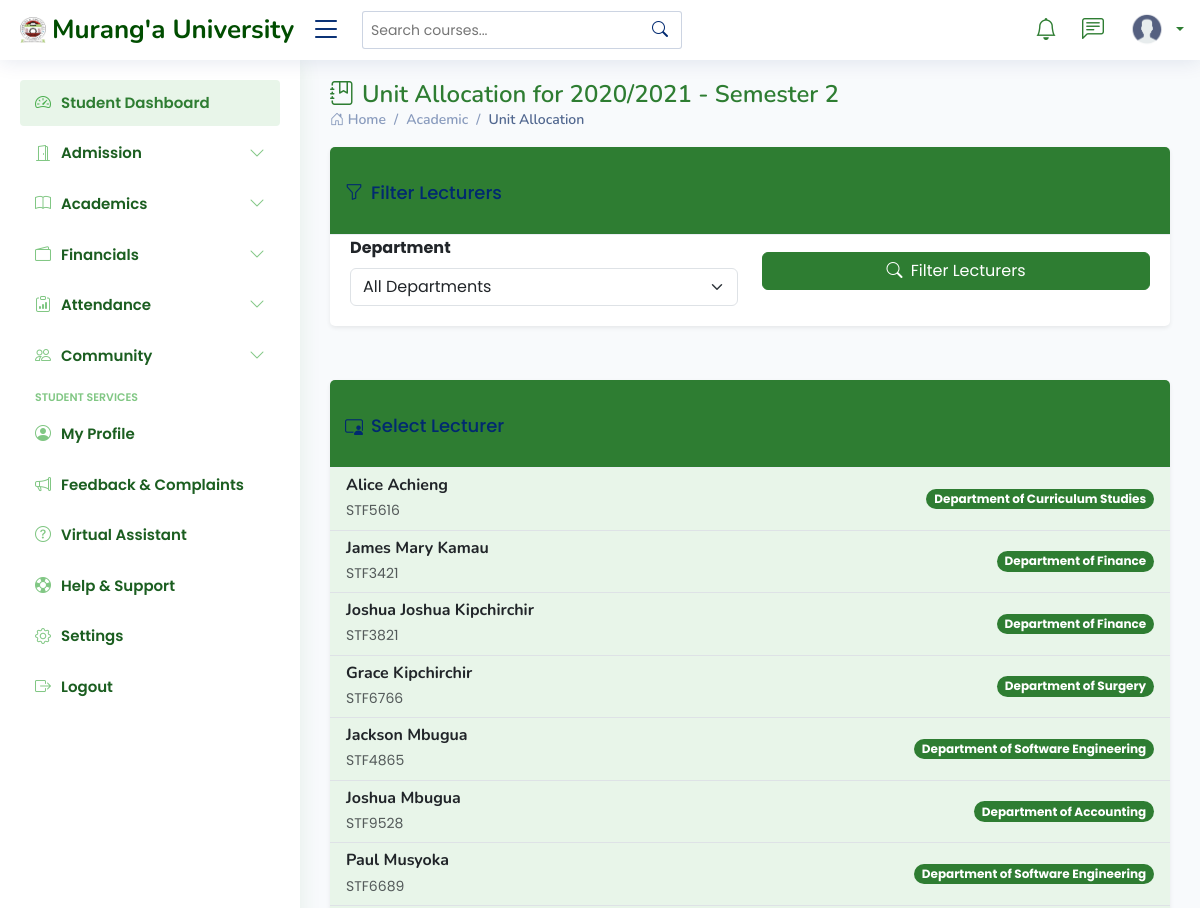
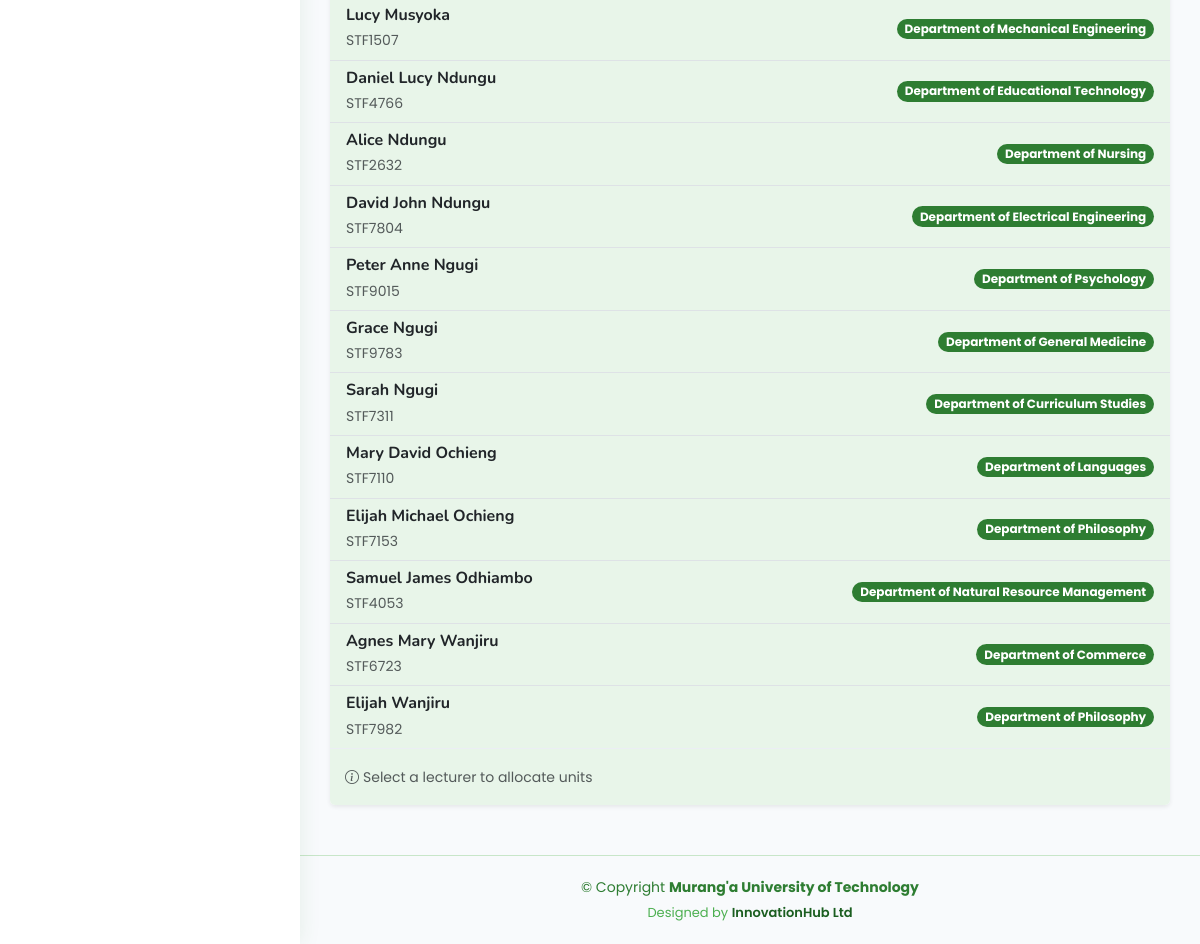
Screenshot of /unit-allocation/ with the database file from the repository (2 pictures, top to bottom).
### students_portal/models.py (models this page shows, shortened)
class Semester(models.Model):
    academic_year = models.ForeignKey(AcademicYear, on_delete=models.CASCADE, related_name='semesters')
    name = models.CharField(max_length=50)
    number = models.IntegerField()  # 1, 2, or 3 depending on programme
    start_date = models.DateField()
    end_date = models.DateField()
    is_current = models.BooleanField(default=False)
    is_special = models.BooleanField(default=False)
    current_week = models.PositiveSmallIntegerField(
        default=1,
    )
    class Meta:
        unique_together = ('academic_year', 'number')
    def __str__(self):
        return f"{self.academic_year.name} - Semester {self.number}"

class AcademicYear(models.Model):
    name = models.CharField(max_length=50)
    start_date = models.DateField()
    end_date = models.DateField()
    is_current = models.BooleanField(default=False)

class Lecturer(models.Model):
    staff_id = models.CharField(max_length=20, unique=True)
    first_name = models.CharField(max_length=100)
    last_name = models.CharField(max_length=100)
    middle_name = models.CharField(max_length=100, blank=True, null=True)
    national_id = models.CharField(max_length=20, blank=True, null=True)
    department = models.ForeignKey(Department, on_delete=models.CASCADE, related_name='lecturers')
    qualification = models.CharField(max_length=100, blank=True, null=True)
    specialization = models.CharField(max_length=200, blank=True, null=True)
    academic_rank = models.CharField(max_length=50, choices=[
        ('professor', 'Professor'),
        ('associate_professor', 'Associate Professor'),
        ('senior_lecturer', 'Senior Lecturer'),
        ('lecturer', 'Lecturer'),
        ('assistant_lecturer', 'Assistant Lecturer'),
        ('tutorial_fellow', 'Tutorial Fellow'),
        ('graduate_assistant', 'Graduate Assistant'),
    ], blank=True, null=True)
    employment_type = models.CharField(max_length=50, choices=[
        ('full_time', 'Full Time'),
        ('part_time', 'Part Time'),
        ('contract', 'Contract'),
        ('visiting', 'Visiting'),
        ('adjunct', 'Adjunct'),
    ], default='full_time')
    date_of_employment = models.DateField(blank=True, null=True)
    email = models.EmailField(blank=True, null=True)
    phone_number = models.CharField(max_length=15, blank=True, null=True)
    biography = models.TextField(blank=True, null=True)
    profile_picture = models.ImageField(upload_to='lecturer_profiles/', blank=True, null=True)
    is_active = models.BooleanField(default=True)
    status = models.CharField(max_length=20, choices=[
        ('active', 'Active'),
        ('on_leave', 'On Leave'),
        ('sabbatical', 'Sabbatical'),
        ('terminated', 'Terminated'),
        ('retired', 'Retired'),
    ], default='active')
    created_at = models.DateTimeField(auto_now_add=True)
    updated_at = models.DateTimeField(auto_now=True)
    def get_full_name(self):
        if self.middle_name:
            return f"{self.first_name} {self.middle_name} {self.last_name}"
        return f"{self.first_name} {self.last_name}"

class Department(models.Model):
    name = models.CharField(max_length=100)
    code = models.CharField(max_length=10, unique=True)
    faculty = models.ForeignKey(Faculty, on_delete=models.CASCADE, related_name='departments')
    description = models.TextField(blank=True, null=True)

### students_portal/views.py (the view, shortened to what this page needs)
# urls.py: path('unit-allocation/', views.unit_allocation_view, name='unit_allocation'),
def unit_allocation_view(request):
    try:
        current_academic_year = AcademicYear.objects.get(is_current=True)
        current_semester = Semester.objects.filter(
            academic_year=current_academic_year,
            is_current=True
        ).first()
        if not current_semester:
            messages.error(request, "No current semester set in the system")
            return redirect('admin_dashboard')
    except AcademicYear.DoesNotExist:
        messages.error(request, "No current academic year set in the system")
        return redirect('admin_dashboard')
    departments = Department.objects.all()
    selected_department_id = request.GET.get('department')
    if selected_department_id == 'None':
        selected_department_id = None
    lecturers_query = Lecturer.objects.filter(is_active=True)
    lecturers = lecturers_query.select_related('department').order_by('last_name')
    selected_lecturer_id = request.GET.get('lecturer')
    selected_lecturer = None
    programme_units = []
    existing_allocations = []
    context = {
        'current_academic_year': current_academic_year,
        'current_semester': current_semester,
        'departments': departments,
        'selected_department_id': int(selected_department_id) if selected_department_id else None,
        'lecturers': lecturers,
        'selected_lecturer': selected_lecturer,
        'programme_units': programme_units,
        'existing_allocations': existing_allocations,
    }
    return render(request, 'units/unit_allocation.html', context)

### templates/units/unit_allocation.html (shortened to what this page needs)
{% extends 'base/base.html'%}
{% load static %}
{% block content %}
<div class="pagetitle">
    <h1><i class="bi bi-journal-bookmark me-2"></i>Unit Allocation for {{ current_semester }}</h1>
    <nav>
        <ol class="breadcrumb">
            <li class="breadcrumb-item"><a href="{% url 'admin_dashboard' %}"><i class="bi bi-house-door"></i> Home</a></li>
            <li class="breadcrumb-item">Academic</li>
            <li class="breadcrumb-item active">Unit Allocation</li>
        </ol>
    </nav>
</div>
<section class="section">
    <div class="row">
        <div class="col-lg-12">
            <div class="card border-0 shadow-sm">
                <div class="card-header bg-university-primary text-white">
                    <h5 class="card-title mb-0"><i class="bi bi-funnel me-2"></i>Filter Lecturers</h5>
                </div>
                <div class="card-body">
                    <form method="get" class="row align-items-center">
                        <div class="col-md-6 mb-3 mb-md-0">
                            <label class="form-label fw-bold">Department</label>
                            <select name="department" id="department" class="form-select">
                                <option value="">All Departments</option>
                            </select>
                        </div>
                        <div class="col-md-6 d-flex align-items-end">
                            <button type="submit" class="btn btn-university w-100">
                                <i class="bi bi-search me-1"></i> Filter Lecturers
                            </button>
                        </div>
                    </form>
                </div>
            </div>
        </div>
    </div>
    <div class="row mt-4">
        <div class="col-lg-12">
            <div class="card border-0 shadow-sm">
                <div class="card-header bg-university-primary text-white">
                    <h5 class="card-title mb-0"><i class="bi bi-person-video3 me-2"></i>Select Lecturer</h5>
                </div>
                <div class="card-body p-0">
                    {% if lecturers %}
                    <div class="list-group list-group-flush">
                        {% for lecturer in lecturers %}
                            <a href="?department={{ selected_department_id }}&lecturer={{ lecturer.id }}"
                               class="list-group-item list-group-item-action d-flex justify-content-between align-items-center {% if selected_lecturer and selected_lecturer.id == lecturer.id %}active bg-university-secondary text-white{% else %}bg-university-light{% endif %}">
                                <div>
                                    <h6 class="mb-1 fw-bold">{{ lecturer.get_full_name }}</h6>
                                    <small class="{% if selected_lecturer and selected_lecturer.id == lecturer.id %}text-white-50{% else %}text-muted{% endif %} d-block">{{ lecturer.staff_id }}</small>
                                </div>
                                <span class="badge bg-university-primary rounded-pill">
                                    {{ lecturer.department.name }}
                                </span>
                            </a>
                        {% endfor %}
                    </div>
                    {% else %}
                    <div class="text-center py-5">
                        <i class="bi bi-person-x fs-1 text-muted"></i>
                        <h5 class="fw-bold mt-3">No lecturers found</h5>
                        <p class="text-muted">Try changing your filter criteria</p>
                    </div>
                    {% endif %}
                </div>
                <div class="card-footer bg-university-light">
                    <small class="text-muted"><i class="bi bi-info-circle me-1"></i>Select a lecturer to allocate units</small>
                </div>
            </div>
        </div>
    </div>
</section>
{% endblock %}

### static/assets/css/style.css (style rules this page uses)
:root { scroll-behavior: smooth; }
body { font-family: "Poppins", sans-serif; background: #f8fafc; color: #1e293b; line-height: 1.6; }
h1, h2, h3, h4, h5, h6 { font-family: "Nunito", sans-serif; }
.pagetitle { margin-bottom: 10px; }
.pagetitle h1 { font-size: 24px; margin-bottom: 0; font-weight: 600; color: #2E7D32; }
.card { margin-bottom: 30px; border: none; border-radius: 5px; box-shadow: 0px 0 30px rgba(1, 41, 112, 0.1); }
.card-header, .card-footer { border-color: #ebeef4; background-color: #fff; color: #798eb3; padding: 15px; }
.card-title { padding: 20px 0 15px 0; font-size: 18px; font-weight: 500; color: #012970; font-family: "Poppins", sans-serif; }
.card-body { padding: 0 20px 20px 20px; }
.breadcrumb { font-size: 14px; font-family: "Nunito", sans-serif; color: #899bbd; font-weight: 600; }
.breadcrumb a { color: #899bbd; transition: 0.3s; }
.breadcrumb .breadcrumb-item::before { color: #899bbd; }
.breadcrumb .active { color: #51678f; font-weight: 600; }

### templates/units/unit_allocation.html (style rules this page uses)
:root { --university-primary: #2E7D32; --university-secondary: #81C784; --university-light: #E8F5E9; }
.bg-university-primary { background-color: var(--university-primary) !important; }
.bg-university-light { background-color: var(--university-light) !important; }
.btn-university { background-color: var(--university-primary); color: white; border-color: var(--university-primary); }
.list-group-item { transition: all 0.2s ease; border-left: 3px solid transparent; }

### rows the page displays
Semester: academic_year+number "2020/2021 - Semester 2"
Lecturer: get_full_name "Alice Achieng", staff_id "STF5616", department.name "Department of Curriculum Studies"
Lecturer: get_full_name "James Mary Kamau", staff_id "STF3421", department.name "Department of Finance"
Lecturer: get_full_name "Joshua Joshua Kipchirchir", staff_id "STF3821", department.name "Department of Finance"
Lecturer: get_full_name "Grace Kipchirchir", staff_id "STF6766", department.name "Department of Surgery"
Lecturer: get_full_name "Jackson Mbugua", staff_id "STF4865", department.name "Department of Software Engineering"
Lecturer: get_full_name "Joshua Mbugua", staff_id "STF9528", department.name "Department of Accounting"
Lecturer: get_full_name "Paul Musyoka", staff_id "STF6689", department.name "Department of Software Engineering"
Lecturer: get_full_name "Lucy Musyoka", staff_id "STF1507", department.name "Department of Mechanical Engineering"
Lecturer: get_full_name "Daniel Lucy Ndungu", staff_id "STF4766", department.name "Department of Educational Technology"
Lecturer: get_full_name "Alice Ndungu", staff_id "STF2632", department.name "Department of Nursing"
Lecturer: get_full_name "David John Ndungu", staff_id "STF7804", department.name "Department of Electrical Engineering"
Lecturer: get_full_name "Peter Anne Ngugi", staff_id "STF9015", department.name "Department of Psychology"
Lecturer: get_full_name "Grace Ngugi", staff_id "STF9783", department.name "Department of General Medicine"
Lecturer: get_full_name "Sarah Ngugi", staff_id "STF7311", department.name "Department of Curriculum Studies"
Lecturer: get_full_name "Mary David Ochieng", staff_id "STF7110", department.name "Department of Languages"
Lecturer: get_full_name "Elijah Michael Ochieng", staff_id "STF7153", department.name "Department of Philosophy"
Lecturer: get_full_name "Samuel James Odhiambo", staff_id "STF4053", department.name "Department of Natural Resource Management"
Lecturer: get_full_name "Agnes Mary Wanjiru", staff_id "STF6723", department.name "Department of Commerce"
Lecturer: get_full_name "Elijah Wanjiru", staff_id "STF7982", department.name "Department of Philosophy"
